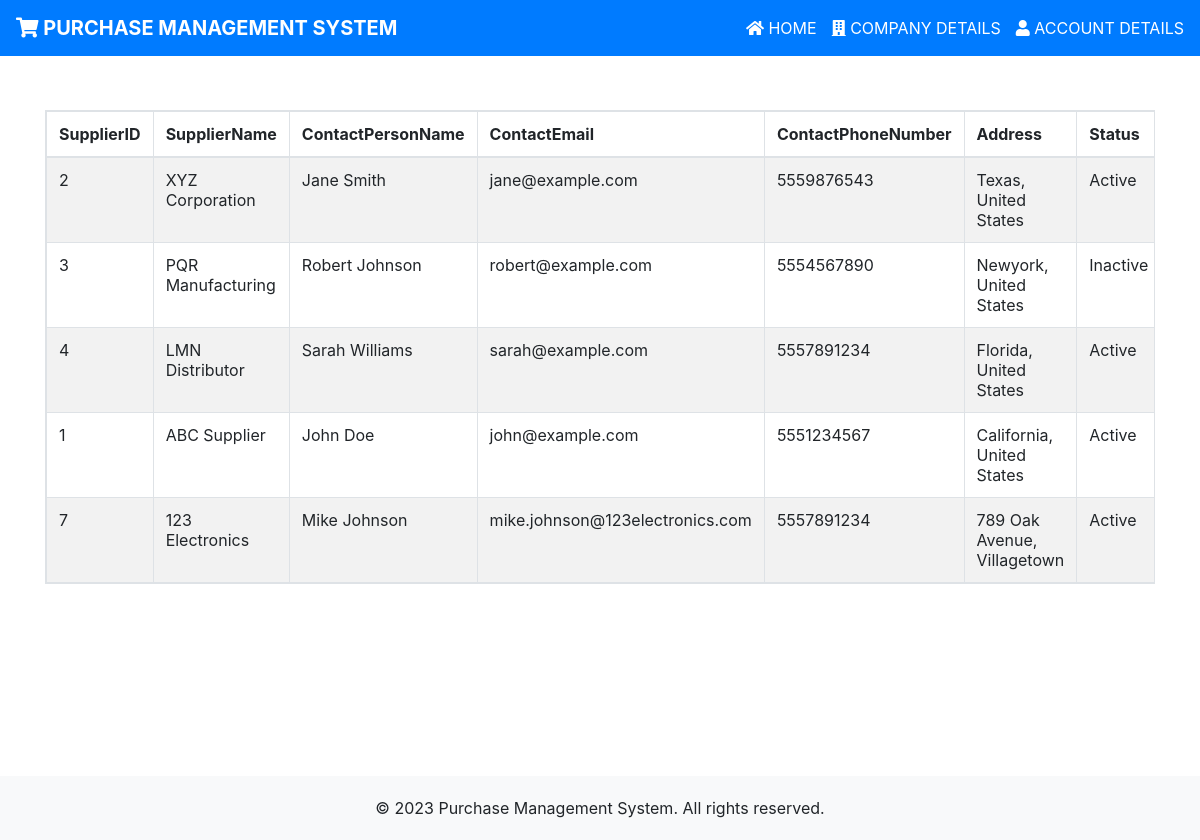
/SupplierList.php, run on the app's committed database.
### tables this page shows
CREATE TABLE `supplier_list` (
  `SupplierID` int(100) NOT NULL,
  `SupplierName` varchar(255) NOT NULL,
  `ContactPersonName` varchar(255) NOT NULL,
  `ContactEmail` varchar(255) NOT NULL,
  `ContactPhoneNumber` varchar(20) NOT NULL,
  `Address` varchar(255) NOT NULL,
  `Status` varchar(100) NOT NULL
);

### SupplierList.php (the view, shortened to what this page needs)
<?php
$servername = "localhost";
$username = "root";
$password = "";
$dbname = "pms";
$conn = new mysqli($servername, $username, $password, $dbname);
$sql = "SELECT * FROM supplier_list";
$result = $conn->query($sql);
if ($result->num_rows > 0) {
  echo '
  <link rel="stylesheet" href="https://maxcdn.bootstrapcdn.com/bootstrap/4.5.2/css/bootstrap.min.css">
  <div class="container">
    <table class="table table-striped table-bordered table-responsive table-hover table-white">
      <thead>
        <tr>
          <th>SupplierID</th>
          <th>SupplierName</th>
          <th>ContactPersonName</th>
          <th>ContactEmail</th>
          <th>ContactPhoneNumber</th>
          <th>Address</th>
          <th>Status</th>
          <th colspan=2>Actions</th>
        </tr>
      </thead>
      <tbody>';
  while ($row = $result->fetch_assoc()) {
    echo "<tr>";
    echo "<td>" . $row["SupplierID"] . "</td>";
    echo "<td>" . $row["SupplierName"] . "</td>";
    echo "<td>" . $row["ContactPersonName"] . "</td>";
    echo "<td>" . $row["ContactEmail"] . "</td>";
    echo "<td>" . $row["ContactPhoneNumber"] . "</td>";
    echo "<td>" . $row["Address"] . "</td>";
    echo "<td>" . $row["Status"] . "</td>";
      echo "</tr>";
  }
  echo '
      </tbody>
    </table>
  </div>
  ';
} else {
  echo "0 results";
}
?>
<!DOCTYPE html>
<html>
<head>
    <link rel="stylesheet" href="https://stackpath.bootstrapcdn.com/bootstrap/4.5.2/css/bootstrap.min.css">
    <link rel="stylesheet" href="https://cdnjs.cloudflare.com/ajax/libs/font-awesome/5.15.3/css/all.min.css">
</head>
<body>
    <nav class="navbar navbar-expand-lg navbar-dark fixed-top">
        <a class="navbar-brand" href="#">
            <i class="fas fa-shopping-cart"></i>
            Purchase Management System
        </a>
        <ul class="navbar-nav ml-auto">
            <li class="nav-item info">
                <i class="fas fa-home icon"></i>
                <a href="http://localhost/Project/Index.html">Home</a>
            </li>
            <li class="nav-item info">
                <i class="fas fa-building icon"></i>
                <a href="http://localhost/Project/ComapanyInfo.html">Company Details</a>
            </li>
            <li class="nav-item info">
                <i class="fas fa-user icon"></i>
                <a href="http://localhost/Project/AccountDetails.php">Account Details</a>
            </li>
        </ul>
    </nav>
    <footer class="footer">
            <p>&copy; 2023 Purchase Management System. All rights reserved.</p>
    </footer>
</body>
</html>

### SupplierList.php (style rules this page uses)
body { margin-top: 40px; padding-top: 70px; display: flex; flex-direction: column; min-height: 100vh; }
.navbar { background-color: #007bff; text-transform: uppercase; }
.navbar-brand, .navbar-nav .nav-link { color: #fff; }
.navbar-brand { font-weight: bold; }
a { color: white; }
.navbar-nav .nav-item.info .icon { color: white; }
.footer { background-color: #f8f9fa; padding: 20px 0; text-align: center; margin-top: auto; }
.footer p { margin-bottom: 0; }
.navbar-nav .nav-item.info { margin-left: 15px; }

### data on the page
supplier_list: SupplierID "2", SupplierName "XYZ Corporation", ContactPersonName "Jane Smith", ContactEmail "jane@example.com", ContactPhoneNumber "5559876543", Address "Texas, United States", Status "Active"
supplier_list: SupplierID "3", SupplierName "PQR Manufacturing", ContactPersonName "Robert Johnson", ContactEmail "robert@example.com", ContactPhoneNumber "5554567890", Address "Newyork, United States", Status "Inactive"
supplier_list: SupplierID "4", SupplierName "LMN Distributor", ContactPersonName "Sarah Williams", ContactEmail "sarah@example.com", ContactPhoneNumber "5557891234", Address "Florida, United States", Status "Active"
supplier_list: SupplierID "1", SupplierName "ABC Supplier", ContactPersonName "John Doe", ContactEmail "john@example.com", ContactPhoneNumber "5551234567", Address "California, United States", Status "Active"
supplier_list: SupplierID "7", SupplierName "123 Electronics", ContactPersonName "Mike Johnson", ContactEmail "mike.johnson@123electronics.com", ContactPhoneNumber "5557891234", Address "789 Oak Avenue, Villagetown", Status "Active"
